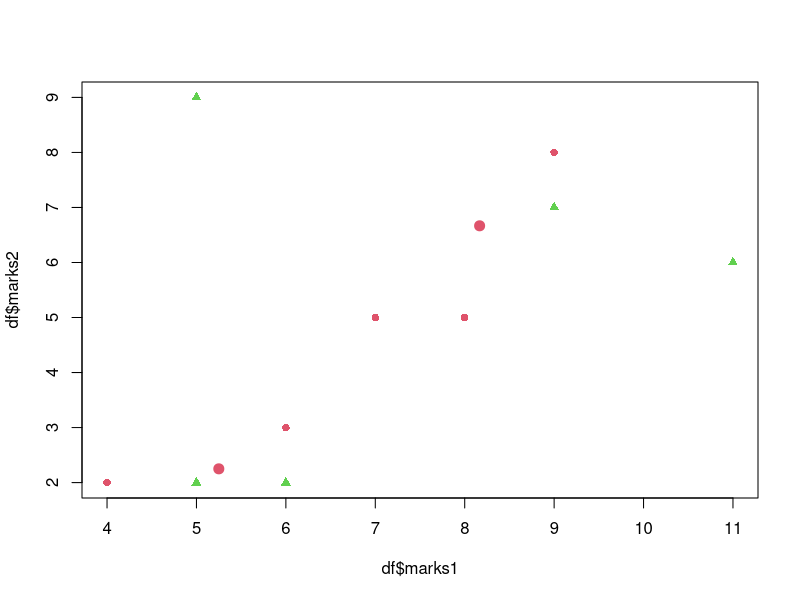

Write R code to recreate this figure.
marks1=ceiling(rnorm(10,6,2))
marks2=ceiling(rnorm(10,5,2))
df=data.frame(marks1,marks2)
head(df)
km=kmeans(df,centers = 2)
km$cluster
df2=cbind(df,cluster=km$cluster)
df2[order(df2$cluster),]
plot(df$marks1,df$marks2,col=2:3,pch=c(16,17))

points(km$centers,pch=20,cex=2,col=km$cluster)

